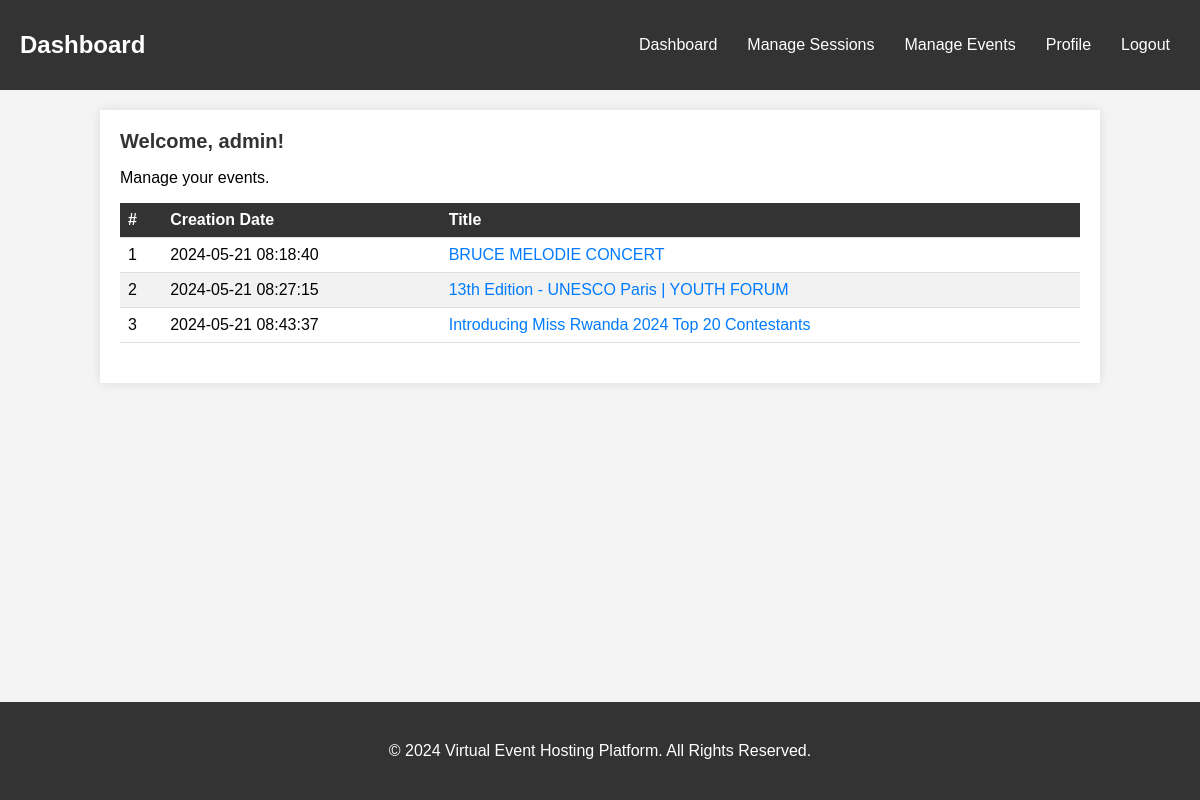
/Exam/dashboard.php (signed in), run on the app's committed database.
### tables this page shows
CREATE TABLE `users` (
  `id` int(11) NOT NULL,
  `username` varchar(50) NOT NULL,
  `password` varchar(255) NOT NULL,
  `email` varchar(100) NOT NULL,
  `role_id` int(11) DEFAULT NULL,
  `created_at` timestamp NOT NULL DEFAULT current_timestamp(),
  `updated_at` timestamp NOT NULL DEFAULT current_timestamp() ON UPDATE current_timestamp()
);

CREATE TABLE `events` (
  `id` int(11) NOT NULL,
  `title` varchar(100) NOT NULL,
  `description` text DEFAULT NULL,
  `event_type_id` int(11) DEFAULT NULL,
  `start_time` datetime DEFAULT NULL,
  `end_time` datetime DEFAULT NULL,
  `created_by` int(11) DEFAULT NULL,
  `created_at` timestamp NOT NULL DEFAULT current_timestamp(),
  `updated_at` timestamp NOT NULL DEFAULT current_timestamp() ON UPDATE current_timestamp(),
  `user_id` int(11) DEFAULT NULL,
  `cover_image` varchar(255) DEFAULT NULL,
  `location` varchar(255) DEFAULT NULL,
  `social_platform` varchar(255) DEFAULT NULL,
  `social_link` varchar(255) DEFAULT NULL
);

### Exam/dashboard.php (the view, shortened to what this page needs)
<?php
include 'db.php';
$user_id = $_SESSION['user_id'];
$stmt = $conn->prepare("SELECT * FROM users WHERE id = :user_id");
$stmt->bindParam(':user_id', $user_id);
$stmt->execute();
$user = $stmt->fetch();
$stmt_events = $conn->prepare("SELECT * FROM events WHERE user_id = :user_id ORDER BY start_time ASC");
$stmt_events->bindParam(':user_id', $user_id);
$stmt_events->execute();
$my_events = $stmt_events->fetchAll(PDO::FETCH_ASSOC);
?>
<!DOCTYPE html>
<html lang="en">
<head>
    <link rel="stylesheet" href="dashboard.css">
</head>
<body>
    <header>
        <div class="container">
            <h1>Dashboard</h1>
            <nav>
                <ul>
                    <li><a href="dashboard.php">Dashboard</a></li>
                    <li><a href="sessions.php">Manage Sessions</a></li>
                    <li><a href="events.php">Manage Events</a></li>
                    <li><a href="profile.php">Profile</a></li>
                    <li><a href="logout.php">Logout</a></li>
                </ul>
            </nav>
        </div>
    </header>
    <main>
        <div class="container">
            <h2>Welcome, <?= htmlspecialchars($user['username']) ?>!</h2>
            <p>Manage your events.</p>
            <table>
                <thead>
                    <tr>
                        <th>#</th>
                        <th>Creation Date</th>
                        <th>Title</th>
                    </tr>
                </thead>
                <tbody>
                    <?php $count = 1; ?>
                    <?php foreach ($my_events as $event): ?>
                        <tr>
                            <td><?= $count++ ?></td>
                            <td><?= htmlspecialchars($event['created_at']) ?></td>
                            <td><a href="event_detail.php?event_id=<?= $event['id'] ?>" class="dashboard-link"><?= htmlspecialchars($event['title']) ?></a></td>
                        </tr>
                    <?php endforeach; ?>
                </tbody>
            </table>
        </div>
    </main>
    <footer>
        <div class="container">
            <p>&copy; 2024 Virtual Event Hosting Platform. All Rights Reserved.</p>
        </div>
    </footer>
</body>
</html>

### Exam/dashboard.css (style rules this page uses)
body { font-family: Arial, sans-serif; background-color: #f4f4f4; margin: 0; padding: 0; }
header { background-color: #333; color: #fff; padding: 10px 0; }
header .container { display: flex; justify-content: space-between; align-items: center; padding: 0 20px; }
header h1 { margin: 0; }
header nav ul { list-style: none; padding: 0; display: flex; gap: 10px; }
header nav ul li { display: inline; }
header nav ul li a { color: #fff; text-decoration: none; padding: 5px 10px; border-radius: 5px; transition: background-color 0.3s ease; }
main .container { padding: 20px; background-color: #fff; margin: 20px auto; width: 80%; box-shadow: 0 0 10px rgba(0, 0, 0, 0.1); }
h2 { color: #333; }
footer { background-color: #333; color: #fff; text-align: center; padding: 10px 0; position: fixed; width: 100%; bottom: 0; }
.container { max-width: 600px; margin: 0 auto; }

### Exam/dashboard.php (style rules this page uses)
body { font-family: Arial, sans-serif; margin: 0; padding: 0; background-color: #f4f4f4; }
header { background-color: #333; color: #fff; padding: 20px 0; }
.container { max-width: 1200px; margin: 0 auto; padding: 20px; }
h1, h2, h3 { margin: 0; padding: 0; }
h1 { font-size: 24px; }
h2 { font-size: 20px; margin-bottom: 10px; }
table { width: 100%; border-collapse: collapse; margin-bottom: 20px; }
th, td { padding: 8px; text-align: left; border-bottom: 1px solid #ddd; }
th { background-color: #333; color: #fff; }
tr:nth-child(even) { background-color: #f2f2f2; }
.dashboard-link { text-decoration: none; color: #007bff; }
footer { background-color: #333; color: #fff; padding: 20px 0; text-align: center; }
footer p { margin: 0; }

### data on the page
users: username "admin"
events: created_at "2024-05-21 08:18:40", title "BRUCE MELODIE CONCERT"
events: created_at "2024-05-21 08:27:15", title "13th Edition - UNESCO Paris | YOUTH FORUM"
events: created_at "2024-05-21 08:43:37", title "Introducing Miss Rwanda 2024 Top 20 Contestants"
